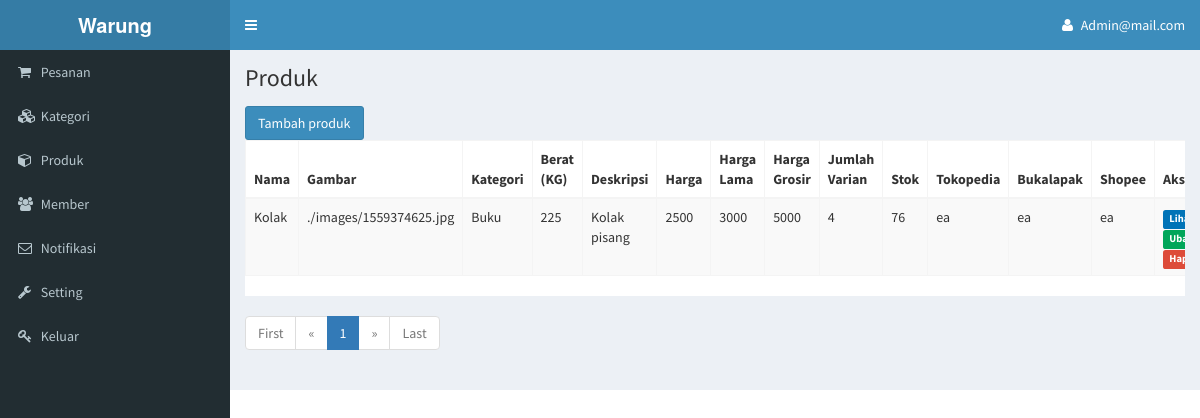
The app's page /produk.php (signed in) with its own data.
### tables this page shows
CREATE TABLE `produk` (
  `id` int(11) NOT NULL,
  `nama` varchar(250) NOT NULL,
  `gambar` text NOT NULL,
  `kategori` int(11) NOT NULL,
  `berat` int(11) NOT NULL,
  `deskripsi` text NOT NULL,
  `harga` varchar(20) NOT NULL,
  `harga_lama` varchar(20) NOT NULL,
  `harga_grosir` varchar(20) NOT NULL,
  `stok` int(11) NOT NULL,
  `tokped` varchar(200) NOT NULL,
  `bukalapak` varchar(200) NOT NULL,
  `shopee` varchar(200) NOT NULL,
  `kreator` int(11) NOT NULL,
  `waktu` datetime NOT NULL
);

CREATE TABLE `kategori` (
  `id` int(11) NOT NULL,
  `nama` varchar(100) NOT NULL,
  `gambar` varchar(200) NOT NULL,
  `sub_kategori` int(11) NOT NULL,
  `home` int(11) NOT NULL
);

### produk.php (the view, shortened to what this page needs)
<?php
if(isset($_SESSION['id'])){
include "header.php";
?>
      <div class="content-wrapper">
        <section class="content-header">
          <h1>
           Produk
          </h1>
        </section>
    <section class="content">
<a href="editproduk.php" class="btn btn-primary">Tambah produk</a><br>
<div class="table-responsive" style="background:#FFF">
<table class="table table-striped table-bordered">
<thead><tr><th>Nama</th><th>Gambar</th><th>Kategori</th><th>Berat (KG)</th><th>Deskripsi</th><th>Harga</th>
<th>Harga Lama</th><th>Harga Grosir</th><th>Jumlah Varian</th><th>Stok</th><th>Tokopedia</th><th>Bukalapak</th><th>Shopee</th><th>Aksi</th></tr></thead>
<tbody>
          <?php
          $page = (isset($_GET['page']))? $_GET['page'] : 1;
          $limit = 10;
          $limit_start = ($page - 1) * $limit;
          $all = $connect->query("SELECT * FROM produk");
          $sql = $connect->query("SELECT * FROM produk ORDER BY waktu DESC LIMIT ".$limit_start.",".$limit);
          $jumlah_page = ceil($all->num_rows/ $limit);
          while($data = $sql->fetch_assoc()){
            $kategori=null;
            $alle = $connect->query("SELECT * FROM kategori WHERE id = ".$data['kategori']."");
            while($datae = $alle->fetch_assoc()){
                $kategori=$datae['nama'];
            }
            $totalstok=null;
            $jumlahvarian=null;
            $sqljumlahproduk = $connect->query("SELECT COUNT(nama) as jmlvarian,SUM(stok) as totalstok FROM varian WHERE produk_id = ".$data['id']."");
            while($datae = $sqljumlahproduk->fetch_assoc()){
                $jumlahvarian=$datae['jmlvarian'];
                $totalstok=$datae['totalstok'];
            }
            echo '<tr><td>'.$data['nama'].'</td><td>'.$data['gambar'].'</td><td>'.$kategori.'</td>
            <td>'.$data['berat'].'</td><td>'.$data['deskripsi'].'</td><td>'.$data['harga'].'</td><td>'.$data['harga_lama'].'</td>
            <td>'.$data['harga_grosir'].'</td><td>'.$jumlahvarian.'</td><td>'.$totalstok.'</td><td>'.$data['tokped'].'</td><td>'.$data['bukalapak'].'</td><td>'.$data['shopee'].'</td><td>
            <a href="varian.php?produkid='.$data['id'].'" class="label bg-blue">Lihat Varian</a>
            <a href="editproduk.php?id='.$data['id'].'"class="label bg-green">Ubah</a>
            <a href="produk.php?d='.$data['id'].'" class="label bg-red" onClick="return confirm(\'Apakah Anda yakin?\')">Hapus</a>
            </td></tr>';
          }
          ?>
        </tbody>
        </table>
      </div>
      <ul class="pagination">
        <?php
        if($page == 1){
          echo '<li class="disabled"><a href="#">First</a></li><li class="disabled"><a href="#">&laquo;</a></li>';
        }else{
          $link_prev = ($page > 1)? $page - 1 : 1;
          echo '<li><a href="produk.php?page=1">First</a></li>
          <li><a href="produk.php?page='.$link_prev.'">&laquo;</a></li>';
        }
        $jumlah_number = 3;
        $start_number = ($page > $jumlah_number)? $page - $jumlah_number : 1;
        $end_number = ($page < ($jumlah_page - $jumlah_number))? $page + $jumlah_number : $jumlah_page;
        for($i = $start_number; $i <= $end_number; $i++){
          $link_active = ($page == $i)? ' class="active"' : '';
          echo '<li'.$link_active.'><a href="produk.php?page='.$i.'">'.$i.'</a></li>';
        }
        if($page == $jumlah_page){
          echo '<li class="disabled"><a href="#">&raquo;</a></li><li class="disabled"><a href="#">Last</a></li>';
        }else{
          $link_next = ($page < $jumlah_page)? $page + 1 : $jumlah_page;
        echo '<li><a href="produk.php?page='.$link_next.'">&raquo;</a></li>
        <li><a href="produk.php?page='.$jumlah_page.'">Last</a></li>';
        }
        ?>
      </ul>
    </div>
  <?php }?>
  </body>
</html>

### records on screen
produk: nama "Kolak", gambar "./images/1559374625.jpg", kategori.nama "Buku", berat "225", deskripsi "Kolak pisang", harga "2500", harga_lama "3000", harga_grosir "5000", jumlahvarian "4", totalstok "76", tokped "ea", bukalapak "ea", shopee "ea"

### other values on screen
$_SESSION['id'] "Admin@mail.com"
